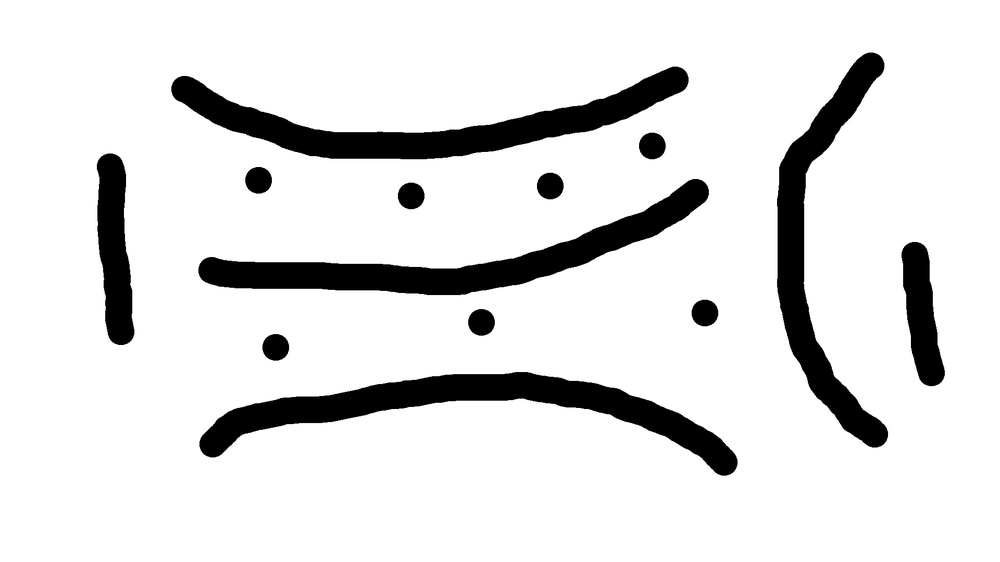
#> input picture image_processing/Images/lines.png, 1000 x 562 px, shrunk from 1920 x 1080 before the run
$ jupyter execute line_detect.ipynb
#> lines starting #> are read from the running program, lines starting #| are printed output that depends on the picture; after the words box and inside, x2 and y2 are one past the last pixel; in counts of white or black regions, pixels touching at a corner belong together
# Line and edge detection

[cell 1]
import cv2
import numpy as np
import matplotlib.pyplot as plt

def line_detection(image_path):
    # Load the image
#> called with image_path = 'Images/lines.png'
    image = cv2.imread(image_path)
#> image is the input picture: shape (562, 1000, 3); min 0, max 255, mean 224.1

    # Convert the image to grayscale
    gray = cv2.cvtColor(image, cv2.COLOR_BGR2GRAY)

    # Apply Gaussian blur to reduce noise and improve line detection
    blurred = cv2.GaussianBlur(gray, (5, 5), 0)

    # Apply adaptive thresholding to further reduce noise and enhance edges
    edges = cv2.adaptiveThreshold(blurred, 255, cv2.ADAPTIVE_THRESH_GAUSSIAN_C, cv2.THRESH_BINARY, 11, 2)
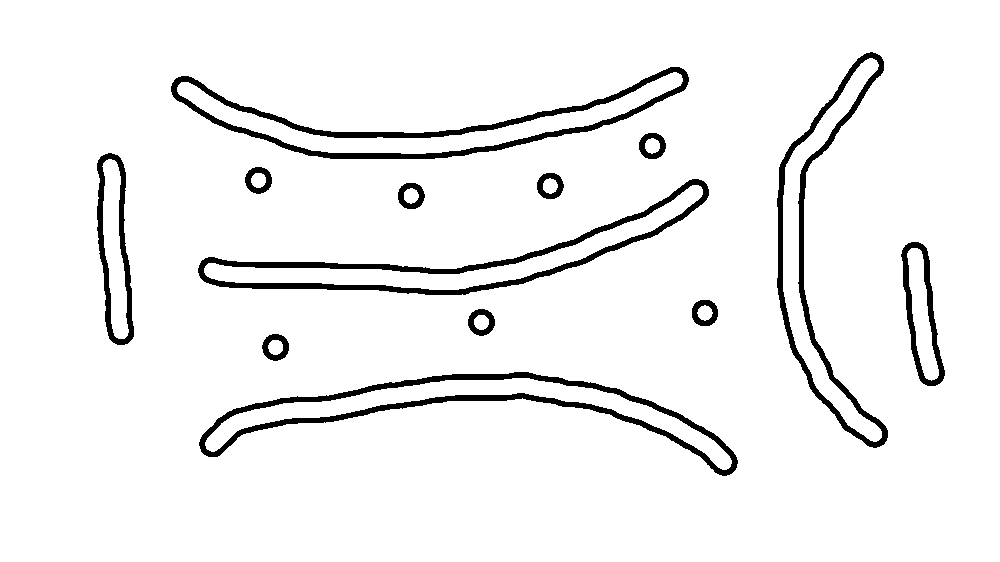
#> edges: shape (562, 1000); 94.7% white; 13 black regions, largest, box (x1, y1, x2, y2) and area: (199, 372, 738, 476) 6365, (171, 67, 689, 159) 6054, (198, 179, 709, 295) 5906

    # Detect lines using Probabilistic Hough Line Transform
    lines = cv2.HoughLinesP(edges, 1, np.pi / 180, 100, minLineLength=100, maxLineGap=5)
#> lines = 1158 rows, first 6: [0, 556, 315, 423], [398, 381, 999, 126], [449, 374, 999, 141], [385, 410, 991, 561], [478, 263, 953, 0], [470, 293, 999, 528]

    # Draw the detected lines on the original image
    if lines is not None:
        for line in lines:
            x1, y1, x2, y2 = line[0]
            cv2.line(image, (x1, y1), (x2, y2), (0, 0, 255), 1)
#> this loop made 1158 passes
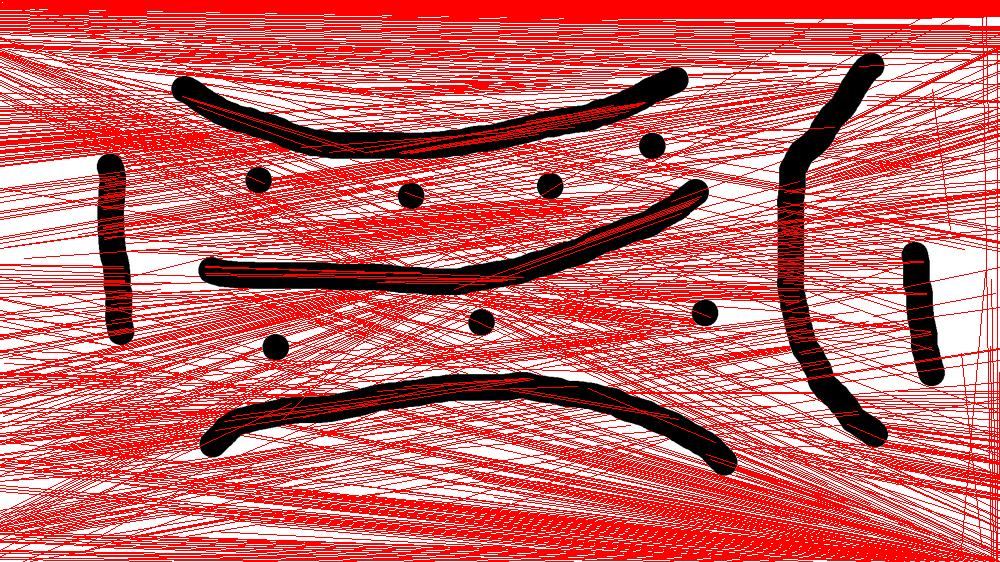
#> image: shape (562, 1000, 3); mean B, G, R 109.2, 109.2, 228.7

    # Convert BGR image to RGB for displaying with matplotlib
    image_rgb = cv2.cvtColor(image, cv2.COLOR_BGR2RGB)

    # Plot the original image with detected lines
    plt.figure(figsize=(10, 5))
    plt.subplot(121)
    plt.imshow(image_rgb)
    plt.title('Detected Lines')
    plt.axis('off')

    # Plot the edge-detected image
    plt.subplot(122)
    plt.imshow(edges, cmap='gray')
    plt.title('Edge Detection')
    plt.axis('off')

    plt.show()
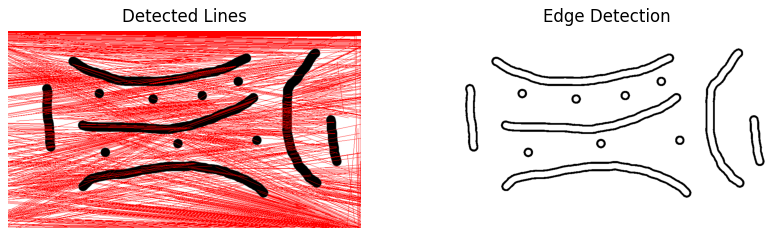
#> figure drawn by matplotlib, 2 panels

image_path = 'Images/lines.png'
line_detection(image_path)
